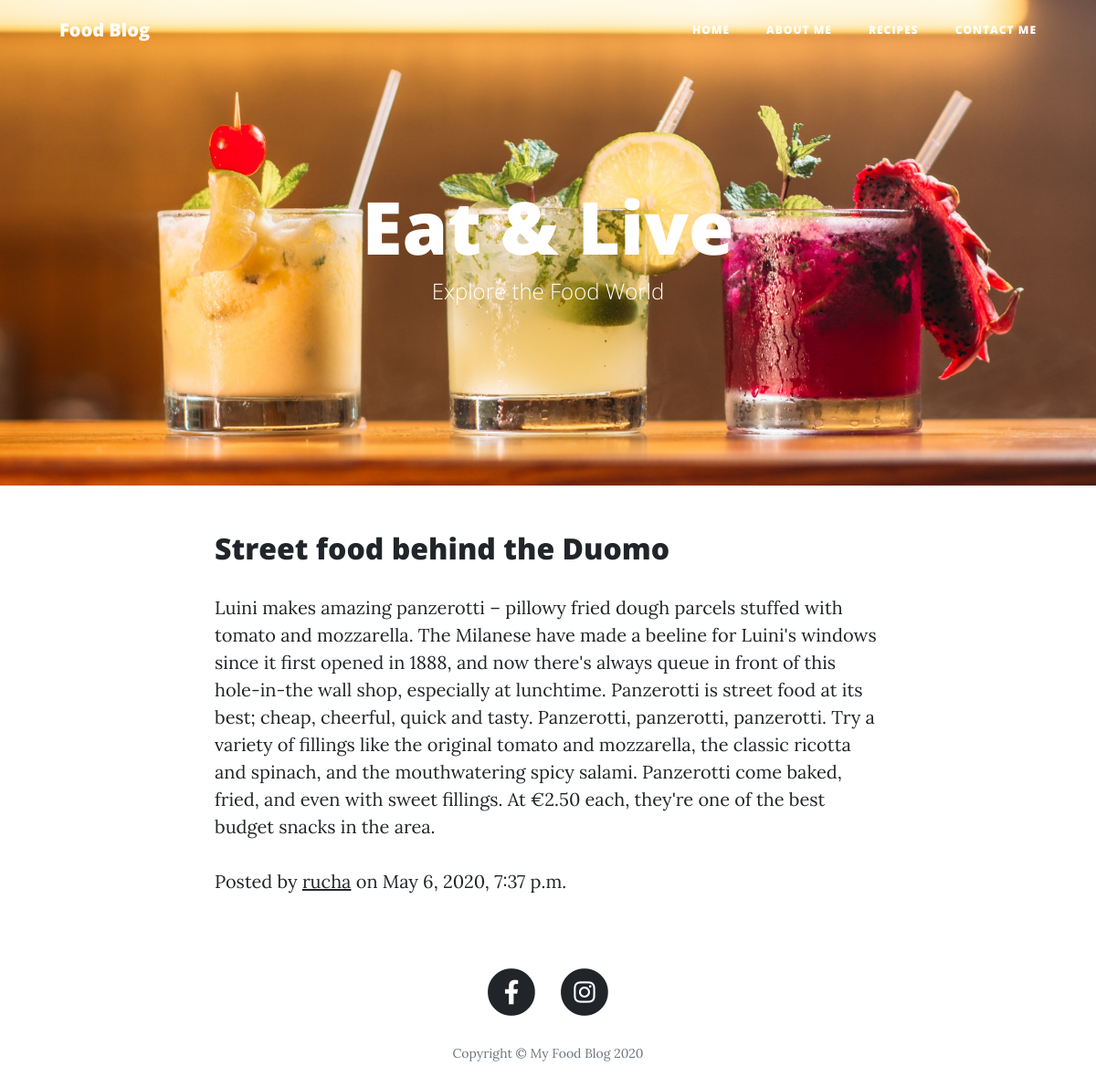
The app's page /entry/3/ with its own data.
### entries/models.py (models this page shows, shortened)
class Entry(models.Model):
    entry_title = models.CharField(max_length=50)
    entry_text = models.TextField()
    entry_date = models.DateTimeField(auto_now_add=True)
    entry_author = models.ForeignKey(User, on_delete=models.CASCADE)
    class Meta:
        verbose_name_plural = "entries"

### entries/views.py (the view)
# urls.py: path('entry/<int:pk>/', EntryView.as_view(), name='post'),
class EntryView(DetailView):
    model = Entry
    template_name = 'entries/post.html'

### entries/templates/entries/post.html (shortened to what this page needs)
{% extends "entries/index.html" %}
{% load static %}
{% block content %}
<header class="masthead" style="background-image: url({% static 'img/post.jpg' %})">
    <div class="container">
        <div class="row">
            <div class="col-lg-8 col-md-10 mx-auto">
                <div class="page-heading">
                    <h1>Eat & Live</h1>
                    <span class="subheading">Explore the Food World</span>
                </div>
            </div>
        </div>
    </div>
</header>
<div class="container">
    <div class="row">
        <div class="col-lg-8 col-md-10 mx-auto">
            <h2 class="post-title">
                {{ object.entry_title }}
            </h2>
            <p>
                {{ object.entry_text }}
            </p>
            <p class="post-meta">Posted by
                <a href="#">{{ object.entry_author}}</a>
                on {{ object.entry_date}}</p>
        </div>
    </div>
</div>
{% endblock %}

### static_2/css/clean-blog.css (style rules this page uses)
body { font-size: 20px; color: #212529; font-family: 'Lora', 'Times New Roman', serif; }
p { line-height: 1.5; margin: 30px 0; }
p a { text-decoration: underline; }
h1, h2, h3, h4, h5, h6 { font-weight: 800; font-family: 'Open Sans', 'Helvetica Neue', Helvetica, Arial, sans-serif; }
a { color: #212529; transition: all 0.2s; }
header.masthead { margin-bottom: 50px; background: no-repeat center center; background-attachment: scroll; position: relative; background-size: cover; }
header.masthead .page-heading, header.masthead .post-heading, header.masthead .site-heading { padding: 200px 0 150px; color: white; }
@media only screen and (min-width: 768px) { header.masthead .page-heading, header.masthead .post-heading, header.masthead .site-heading { padding: 200px 0; } }
header.masthead .page-heading, header.masthead .site-heading { text-align: center; }
header.masthead .page-heading h1, header.masthead .site-heading h1 { font-size: 50px; margin-top: 0; }
header.masthead .page-heading .subheading, header.masthead .site-heading .subheading { font-size: 24px; font-weight: 300; line-height: 1.1; display: block; margin: 10px 0 0; font-family: 'Open Sans', 'Helvetica Neue', Helvetica, Arial, sans-serif; }
@media only screen and (min-width: 768px) { header.masthead .page-heading h1, header.masthead .site-heading h1 { font-size: 80px; } }

### records on screen
Entry: entry_title "Street food behind the Duomo", entry_text "Luini makes amazing panzerotti – pillowy fried dough parcels stuffed with tomato and mozzarella. The Milanese have made a beeline for Luini's windows since it first opened in 1888, and now there's always queue in front of this hole-in-the wall shop, especially at lunchtime. Panzerotti is street food at its best; cheap, cheerful, quick and tasty. Panzerotti, panzerotti, panzerotti. Try a variety of fillings like the original tomato and mozzarella, the classic ricotta and spinach, and the mouthwatering spicy salami. Panzerotti come baked, fried, and even with sweet fillings. At €2.50 each, they're one of the best budget snacks in the area.", entry_author "rucha", entry_date "May 6, 2020, 7:37 p.m."
